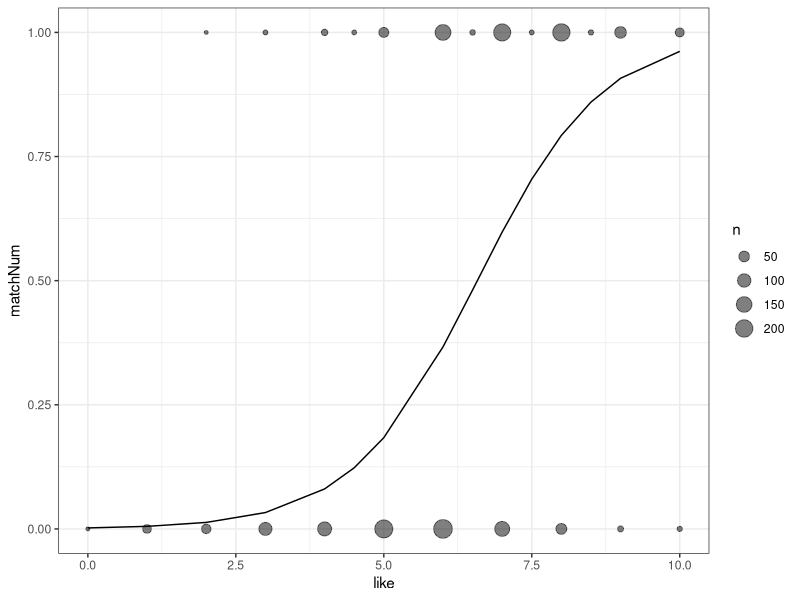

Recreate this plot in R.
## ---- chunk 1
knitr::opts_chunk$set(echo = TRUE)
library(tidyverse)
library(broom)
library(modelr)
library(pscl)
theme_set(theme_bw())
## ---- chunk 2
dates <- read_csv("speed-dating2.csv")
dates <- dates %>% 
  na.omit() %>%
  mutate(dec = case_when(.$dec == "no" ~ 0, 
                         .$dec == "yes" ~ 1))
## ---- chunk 3
bm <- glm(dec ~ like, 
          data = dates, 
          family = "binomial")
tidy(bm, conf.int = TRUE, exponentiate = TRUE)
pR2(bm)
## ---- chunk 4
bm %>% 
  augment(type.predict = "response")  %>% 
  mutate(matchNum = ifelse(dec == 1, 1, 0)) %>% 
  ggplot(aes(x = like)) + 
  geom_count(aes(y = matchNum), alpha = 0.5) + 
  geom_line(aes(y = .fitted))
